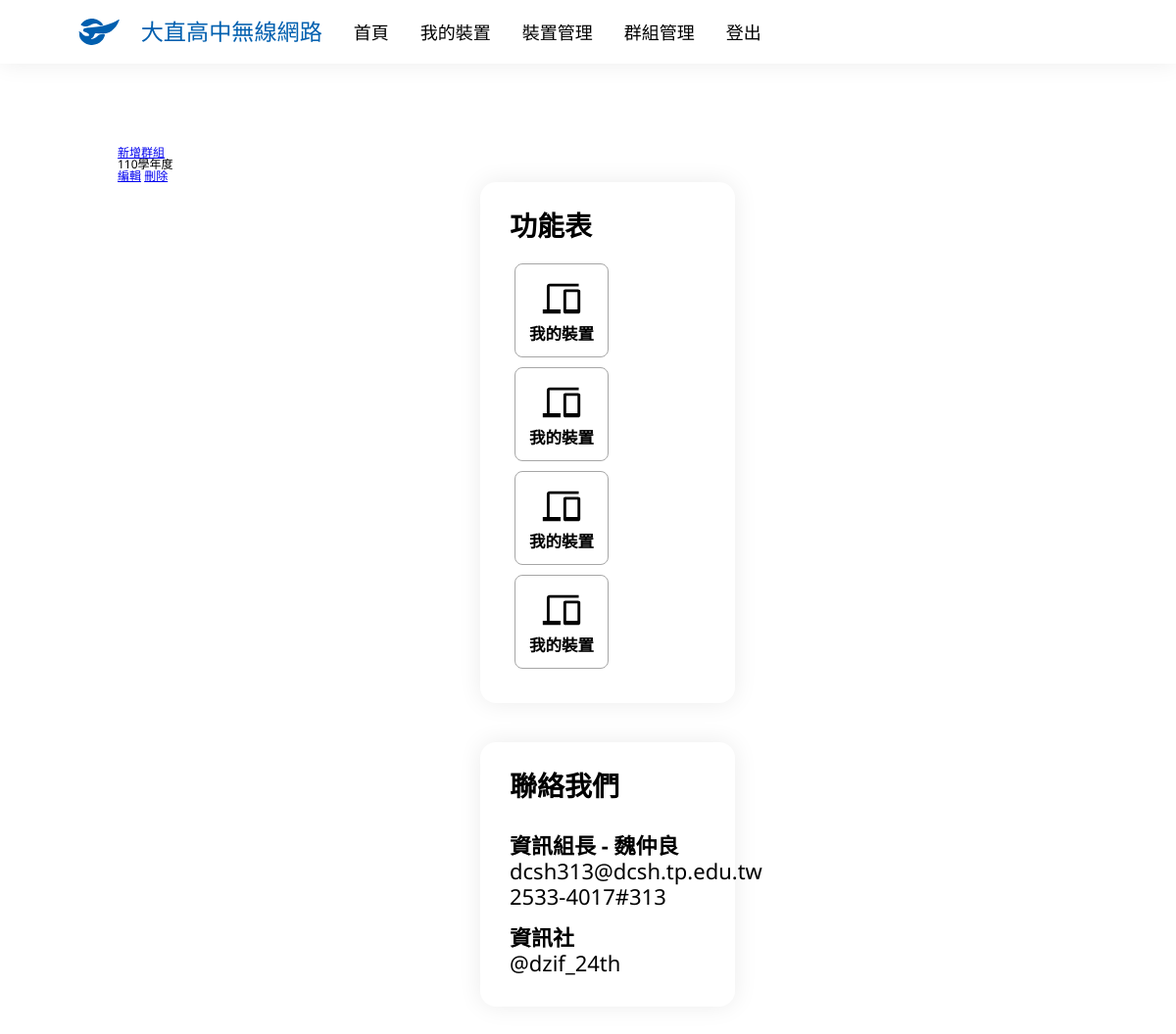
The app's page /group/ (signed in), older data.
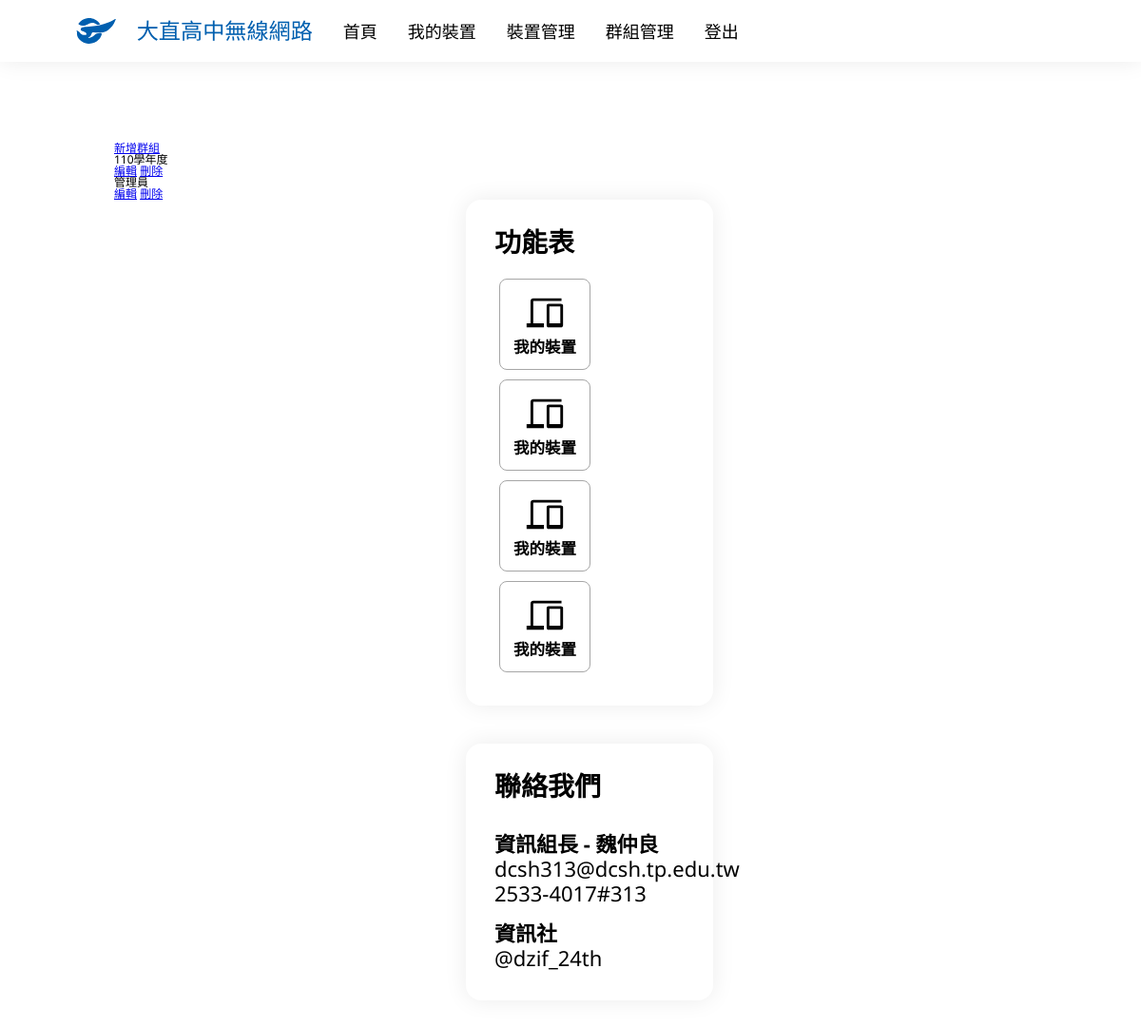
The same page, newer data.
### main/models.py (models this page shows, shortened)
class Group(models.Model):
    Name = models.CharField('群組名稱', max_length=100)
    UserData = models.ManyToManyField(UserInfo, verbose_name="身分")
    Tag = models.ManyToManyField(Tag, verbose_name="標籤")
    Note = models.TextField('備註', blank=True, null=True)

### main/views.py (the view)
# urls.py: path('group/', GroupManaging.as_view(), name='group_managing'),
class GroupManaging(PermissionRequiredMixin, LoginRequiredMixin, ListView):
    model = Group
    permission_required = ['main.can_assess', 'main.admin']
    def get_context_data(self, **kwargs):
        context = super().get_context_data(**kwargs)
        if self.request.user.is_authenticated:
            context['now_user'] = UserInfo.objects.get(UserData=self.request.user)
        else:
            context['now_user'] = ''
        return context
    context_object_name = 'groups'
    template_name = 'group_managing.html'

### templates/group_managing.html (shortened to what this page needs)
{% extends 'base.html' %}
{% block body %}
<a href="{% url 'group_create' %}">新增群組</a>
{% for group in groups %}
    <div>
        {{ group.Name }}
    </div>
    <a href="{% url 'group_edit' group.id %}">編輯</a>
    <a href="{% url 'group_delete' group.id %}">刪除</a>
{% endfor %}
{% endblock body %}

Row changes from the older to the newer data that the page shows:
added Group: Name "管理員"
